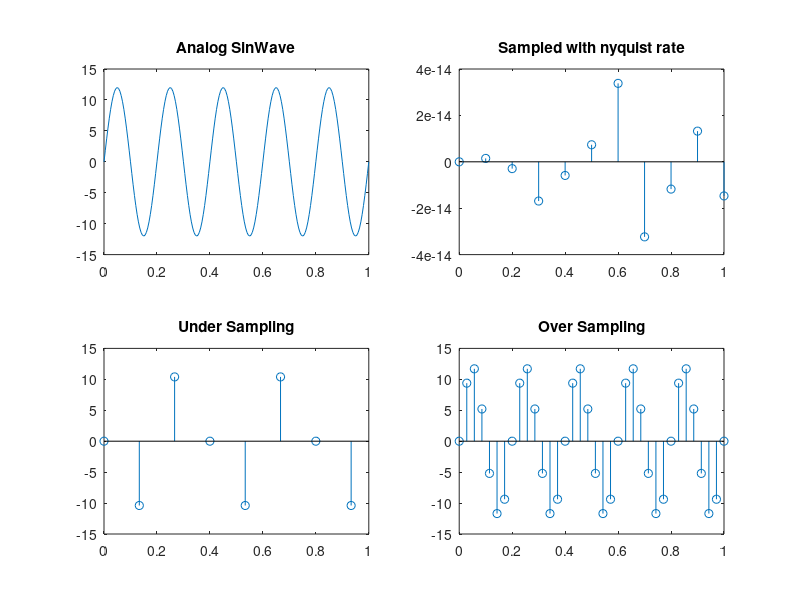

The MATLAB source for this figure:
clc; #clear cmd
clear all; #clear variables
#close all; # close all opened figures


figure(1,"position",get(0,"screensize")); # fit the figure to our screensize

# Given a continuous signal x = 12*sin(2*pi*5*t)
# We have to sample the signal with nyquist rate
# Sample the signal with over and under sampling

#Given Sine wave

f = 5; # frequency
a = 12; # Amplitude
t = 0: 0.005:1; # Continuous time 
analogSignal = a*sin(2*pi*f*t);
subplot(2,2,1);
plot(t,analogSignal);
title('Analog SinWave');

# Sampling with nyquist rate
# rate = f*2
fs = 2*f; #sampling frequency
n = 0:1/fs:1; #sampled time 
sampledSignal = a*sin(2*pi*f*n);
subplot(2,2,2);
stem(n,sampledSignal);
title('Sampled with nyquist rate');

#Under sampling
fs = 1.5*f;
n = 0:1/fs:1;
sampledSignal = a*sin(2*pi*f*n);
subplot(2,2,3);
stem(n,sampledSignal);
title('Under Sampling');



#Over Sampling
fs = 7*f;
n = 0:1/fs:1;
sampledSignal = a*sin(2*pi*f*n);
subplot(2,2,4);
stem(n,sampledSignal);
title('Over Sampling');


